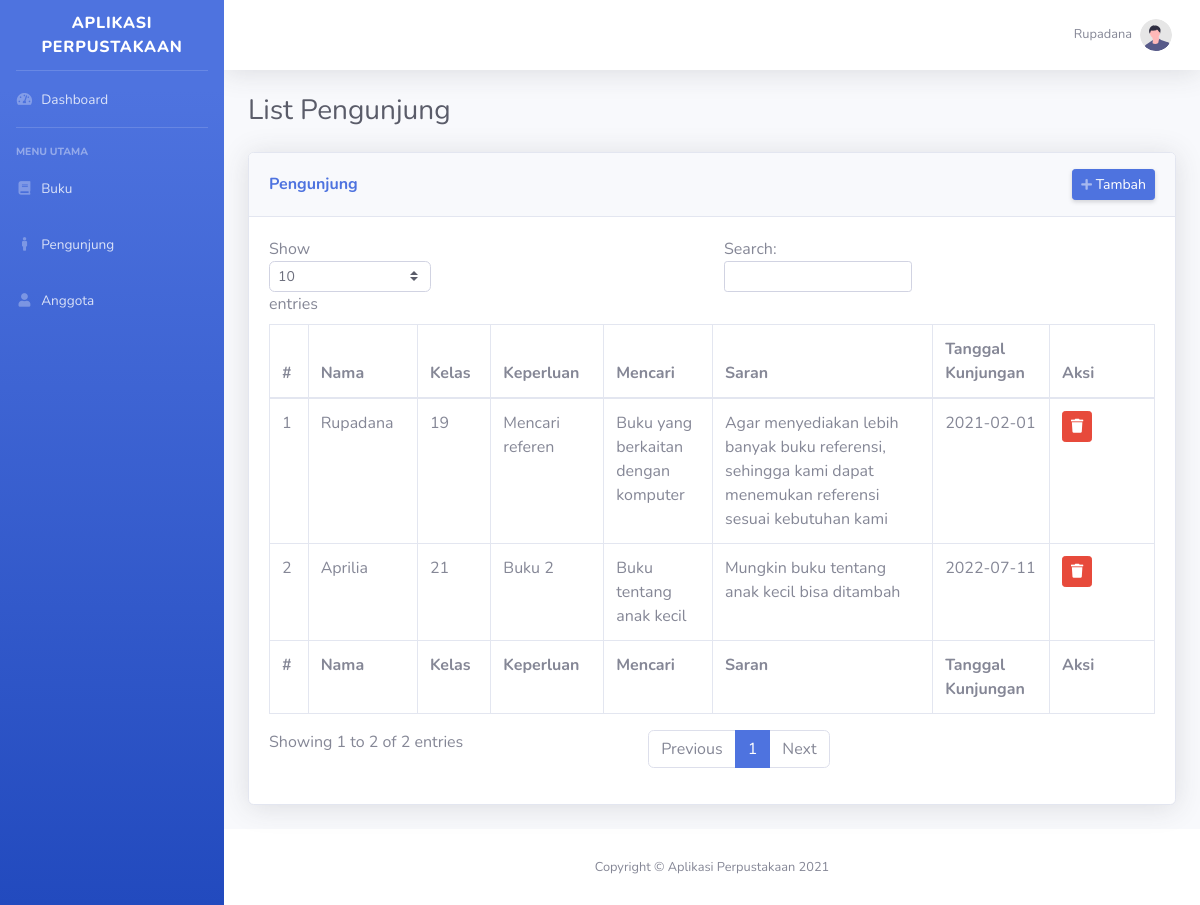
Page /index.php?page=pengunjung (signed in) on the committed database.
### tables this page shows
CREATE TABLE `pengunjung` (
  `id` int NOT NULL,
  `keperluan` varchar(15) NOT NULL,
  `cari` varchar(255) NOT NULL,
  `saran` varchar(255) NOT NULL,
  `tgl_kunjung` date NOT NULL,
  `id_anggota` int NOT NULL
);

CREATE TABLE `data_anggota` (
  `id` int NOT NULL,
  `email` varchar(100) NOT NULL,
  `nama` varchar(150) NOT NULL,
  `jk` varchar(2) NOT NULL,
  `kelas` varchar(5) NOT NULL,
  `alamat` varchar(250) NOT NULL,
  `foto` varchar(75) NOT NULL,
  `tanggal_lahir` date DEFAULT NULL
);

### helpers/load_config.php (called while the page is built)
<?php
$config = [];
foreach (glob(__DIR__ . "/../config/*.php") as $key => $value) {
    $data = explode("/", $value);
    $config[substr($data[count($data) - 1], 0, -4)] = require($value);
}
return $config;

### config/app.php (called while the page is built)
<?php
return [
    "name" => "Aplikasi Perpustakaan",
    "url" => "http://localhost:8000",
    "view-only" => [],
];

### config/database.php (called while the page is built)
<?php
return [
    "host" => "db",
    "username" => "aplikasi-perpustakaan",
    "password" => "1jbsUYlINLhAYiXMHp/7jJJ4uXc=",
    "database" => "db_perpustakaan"
];

### helpers/loaders.php (called while the page is built, shortened)
<?php
if (!function_exists("config")) {
    function config($arg)
    {
        $cfg = require(__DIR__ .  "/load_config.php");
        $args = explode(".", $arg);
        $data = "";
        try {
            foreach ($args as $key => $v) {
                if ($data != '') {
                    $data = $data[$v];
                } else {
                    $data = $cfg[$v];
                }
            }
        } catch (\Throwable $th) {
            $data = "";
        }
        return $data;
    }
}

### functions/database.php (called while the page is built, shortened)
<?php
class DB
{
    static public $_table;
    static private $pdo;
    static private $_join = [];
    static private $_orderby = "";
    static private $_select = "*";
    public static function table($tb)
    {
        try {
            self::$_join = [];
            self::$_select = "*";
            self::$_orderby = "";
            self::$_table = $tb;
            if (!self::$pdo) {
                $host = config("database.host");
                $dbname = config("database.database");
                $user = config("database.username");
                $pass = config("database.password");
                self::$pdo = new PDO("mysql:host=$host;dbname=$dbname;", $user, $pass);
            }
        } catch (PDOException $e) {
            echo 'KONEKSI GAGAL' . $e->getMessage();
        }
        return new static();
    }
    public static function select($_select = "*")
    {
        self::$_select = $_select;
        return new static();
    }
    public static function get()
    {
        $row = self::$pdo->prepare(self::raw_query("get"));
        $row->execute();
        $rowCount = $row->rowCount();
        if ($rowCount > 0) {
            return $row->fetchAll(PDO::FETCH_ASSOC);
        } else {
            return [];
        }
    }
    public static function join($relation, $columna, $columnb)
    {
        self::$_join[] = " inner join $relation on $columna=$columnb";
        return new static();
    }
    public static function raw_query($type = "")
    {
        $query = "";
        $_table = self::$_table;
        switch ($type) {
            case 'get':
                $_select = gettype(self::$_select) == "array" ? implode(",", self::$_select) : self::$_select;
                $query = "select $_select from $_table";
                foreach (self::$_join as $key => $value) {
                    $query .= $value;
                }
                $query .= self::$_orderby;
                break;
        }
        return $query;
    }
}

### models/pengunjung.php (called while the page is built, shortened)
<?php
class Pengunjung extends Query
{
    protected static $table = "pengunjung";
    public static function allWithAnggota()
    {
        return DB::table(self::$table)->select([
            "pengunjung.*",
            "data_anggota.nama",
            "data_anggota.kelas",
        ])->join("data_anggota", "data_anggota.id", "pengunjung.id_anggota")->get();
    }
}

### views/pengunjung/index.php (the view, shortened to what this page needs)
<?php
$pengunjungs = Pengunjung::allWithAnggota();
?>
<div class="d-sm-flex align-items-center justify-content-between mb-4">
    <h1 class="h3 mb-0 text-gray-800">List Pengunjung</h1>
</div>
<div class="card shadow mb-4">
    <div class="card-header py-3 d-flex flex-row align-items-center justify-content-between">
        <h6 class="m-0 font-weight-bold text-primary">Pengunjung</h6>
        <a href="<?= config('app.url') ?>/index.php?page=pengunjung/tambah" class="d-none d-sm-inline-block btn btn-sm btn-primary shadow-sm card-action"><i class="fas fa-plus fa-sm text-white-50"></i> Tambah</a>
    </div>
    <div class="card-body">
        <div class="table-responsive">
            <table class="table table-bordered dataTable" id="dataTable" width="100%" cellspacing="0" role="grid" aria-describedby="dataTable_info" style="width: 100%;">
                <thead>
                    <tr role="row">
                    <tr>
                        <th>#</th>
                        <th>Nama</th>
                        <th>Kelas</th>
                        <th>Keperluan</th>
                        <th>Mencari</th>
                        <th>Saran</th>
                        <th>Tanggal Kunjungan</th>
                        <th colspan="1" rowspan="1" width="120px">Aksi</th>
                    </tr>
                    </tr>
                </thead>
                <tfoot>
                    <tr>
                        <th>#</th>
                        <th>Nama</th>
                        <th>Kelas</th>
                        <th>Keperluan</th>
                        <th>Mencari</th>
                        <th>Saran</th>
                        <th>Tanggal Kunjungan</th>
                        <th colspan="1" rowspan="1">Aksi</th>
                    </tr>
                </tfoot>
                <tbody>
                    <?php
                    $no = 0;
                    foreach ($pengunjungs as $key => $pengunjung) {
                        $no++;
                    ?>
                        <tr>
                            <td><?= $no ?></td>
                            <td class="sorting_1"><?= $pengunjung['nama']  ?></td>
                            <td><?= $pengunjung['kelas']  ?></td>
                            <td><?= $pengunjung['keperluan']  ?></td>
                            <td><?= $pengunjung['cari']  ?></td>
                            <td><?= $pengunjung['saran']  ?></td>
                            <td><?= $pengunjung['tgl_kunjung']  ?></td>
                            <td>
                                <span>
                                    <a class="btn btn-sm btn-danger" onclick="hapus(<?= $pengunjung['id']  ?>)"><i class="fas fa-trash"></i></a>
                                </span>
                            </td>
                        </tr>
                    <?php } ?>
                </tbody>
            </table>
        </div>
    </div>

### rows in the picture
pengunjung: data_anggota.nama "Rupadana", data_anggota.kelas "19", keperluan "Mencari referen", cari "Buku yang berkaitan dengan komputer", saran "Agar menyediakan lebih banyak buku referensi, sehingga kami dapat menemukan referensi sesuai kebutuhan kami", tgl_kunjung "2021-02-01"
pengunjung: data_anggota.nama "Aprilia", data_anggota.kelas "21", keperluan "Buku 2", cari "Buku tentang anak kecil", saran "Mungkin buku tentang anak kecil bisa ditambah", tgl_kunjung "2022-07-11"

### other values in the picture
config("app.name") "APLIKASI PERPUSTAKAAN"
$_SESSION['admin']['nama'] "Rupadana"
config("app.name") "Aplikasi Perpustakaan"
